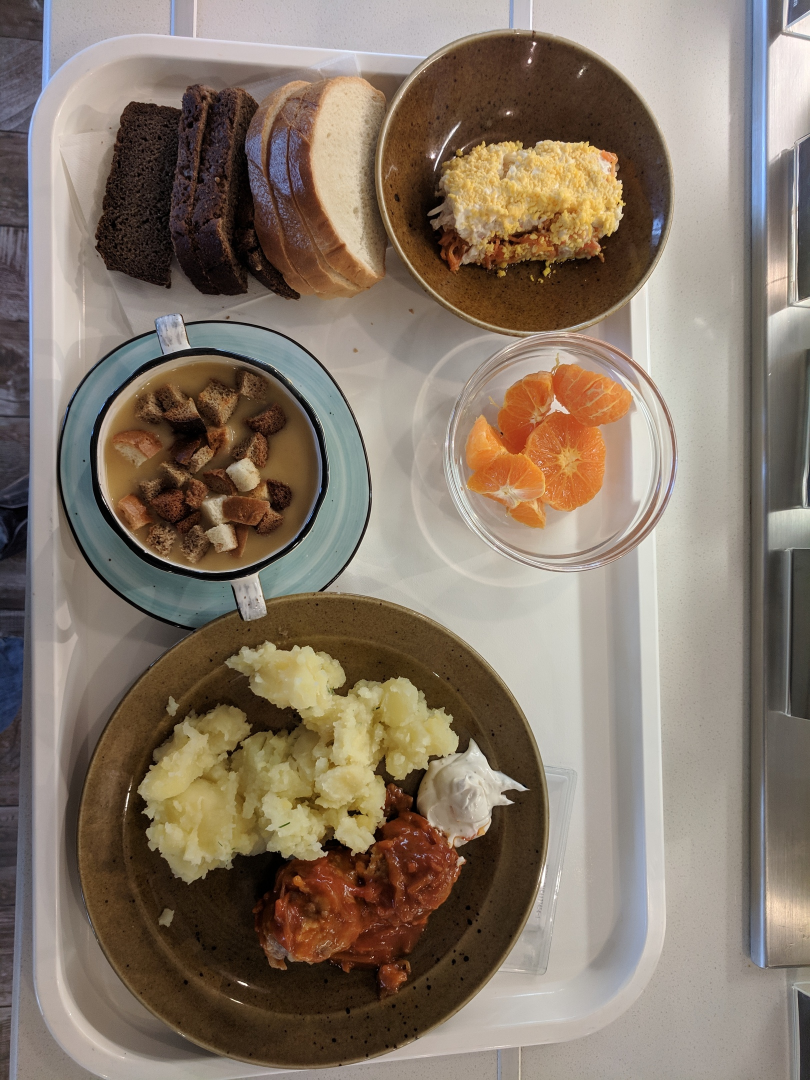
#> input picture LR2/images/1.jpg, 1620 x 2160 px (shown at 1/2 size)
$ python lab2_simplified.py
#> lines starting #> are read from the running program, lines starting #| are printed output that depends on the picture; after the words box and inside, x2 and y2 are one past the last pixel; in counts of white or black regions, pixels touching at a corner belong together; long printed decimals are rounded

from skimage import io
import cv2
import matplotlib.pyplot as plt
import numpy as np

file = "images/1.jpg"

# ОБУЧЕНИЕ
image = io.imread(file)
#> image is the input picture: shape (2160, 1620, 3); mean R, G, B 134.1, 119.9, 105.6
image_hsv = cv2.cvtColor(image, cv2.COLOR_BGR2HSV)
#> image_hsv: shape (2160, 1620, 3); mean H, S, V 101.5, 76.7, 135.8

#View input image
print("Input image:")
fig, ax = plt.subplots()
ax.imshow(image)
plt.show()
#View input image ends

#Find circles
#
output = image.copy()
dish_img = image.copy()
gray = cv2.cvtColor(image, cv2.COLOR_RGB2GRAY)
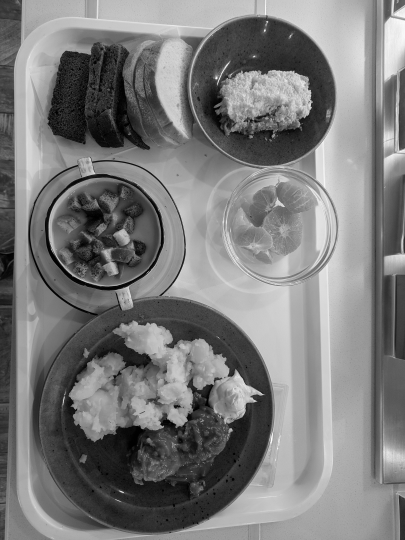
#> gray: shape (2160, 1620) (shown at 1/4 size); min 0, max 255, mean 122.5

circles = cv2.HoughCircles(gray, cv2.HOUGH_GRADIENT, 1., 150, minRadius=250, maxRadius=480)
#> circles = [[615.5, 1672.5, 461.8], [1039.5, 374.5, 305.6], [614.5, 588.5, 399.1], [420.5, 934.5, 304.5], [761.5, 489.5, 339.7], [891.5, 316.5, 307.8], [1042.5, 918.5, 260.5]]

dishes = {}
hists = {}

i = 0
# ensure at least some circles were found
if circles is not None:
    # convert the (x, y) coordinates and radius of the circles to integers
    circles = np.round(circles[0, :]).astype("int")
#> circles = [[616, 1672, 462], [1040, 374, 306], [614, 588, 399], [420, 934, 304], [762, 490, 340], [892, 316, 308], [1042, 918, 260]]

    # loop over the (x, y) coordinates and radius of the circles
    for (x, y, r) in circles:
        # draw the circle in the output image, then draw a rectangle
        # corresponding to the center of the circle
        print("Блюдо", i)
        cv2.circle(output, (x, y), r, (0, 255, 0), 4)
        cv2.rectangle(output, (x - 5, y - 5), (x + 5, y + 5), (0, 128, 255), -1)

        cv2.circle(dish_img, (x, y), r, (0, 255, 0), 4)
        cv2.rectangle(dish_img, (x - 5, y - 5), (x + 5, y + 5), (0, 128, 255), -1)

        circle_img = np.zeros((image.shape[0], image.shape[1]), np.uint8)
        cv2.circle(circle_img,(x, y), r, (255,255,255), -1)
        avg_rgb = cv2.mean(image_hsv, mask = circle_img)[::-1]

        print("Назовите блюдо:")
        fig, ax = plt.subplots()
        ax.imshow(dish_img)
        plt.show()
        dish_img = image.copy()
#> (the run stopped early here; a loop or call above may not have finished)

$ run again, with LR2/images/2.jpg copied over LR2/images/1.jpg
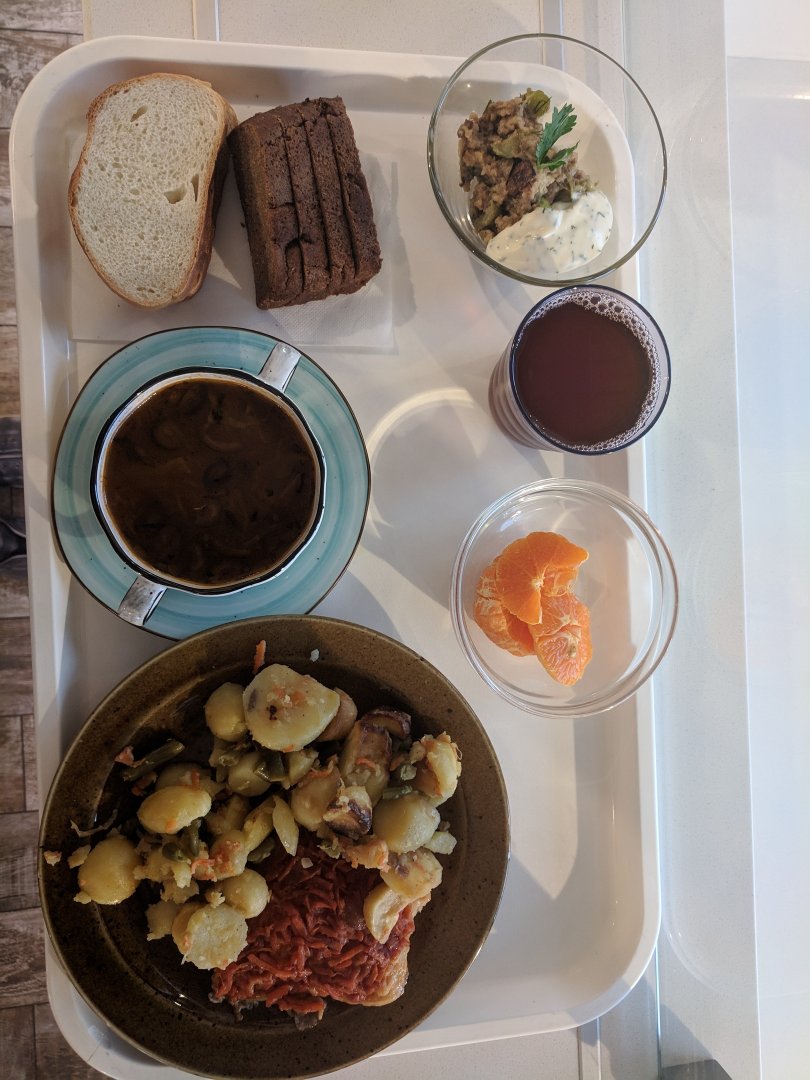
#> input picture LR2/images/2.jpg, 1620 x 2160 px (shown at 1/2 size)
#> image is the input picture: shape (2160, 1620, 3); mean R, G, B 138.8, 127.2, 118.9
#> image_hsv: shape (2160, 1620, 3); mean H, S, V 90.8, 70.5, 142
#> `circles = cv2.HoughCircles(gray, cv2.HOUGH_GRADIENT, 1., 150, minRadiu..`: circles = [[583.5, 1666.5, 438.7], [417.5, 966.5, 322.1], [426.5, 1699.5, 349.6], [1070.5, 321.5, 256.1]]
#> `circles = np.round(circles[0, :]).astype("int")`: circles = [[584, 1666, 439], [418, 966, 322], [426, 1700, 350], [1070, 322, 256]]
#> the loop `for (x, y, r) in circles:` made 4 passes
#> (x, y, r, avg_rgb) on passes 1 to 4: (584, 1666, 439, (0, 77.69, 159.5, 106.5)), (418, 966, 322, (0, 82.7, 102.6, 74.61)), (426, 1700, 350, (0, 70.86, 178, 106.5)), (1070, 322, 256, (0, 163, 51.37, 100.3))
#> (printed output is left out)
#> after the loop `for (x, y, r) in circles:`:
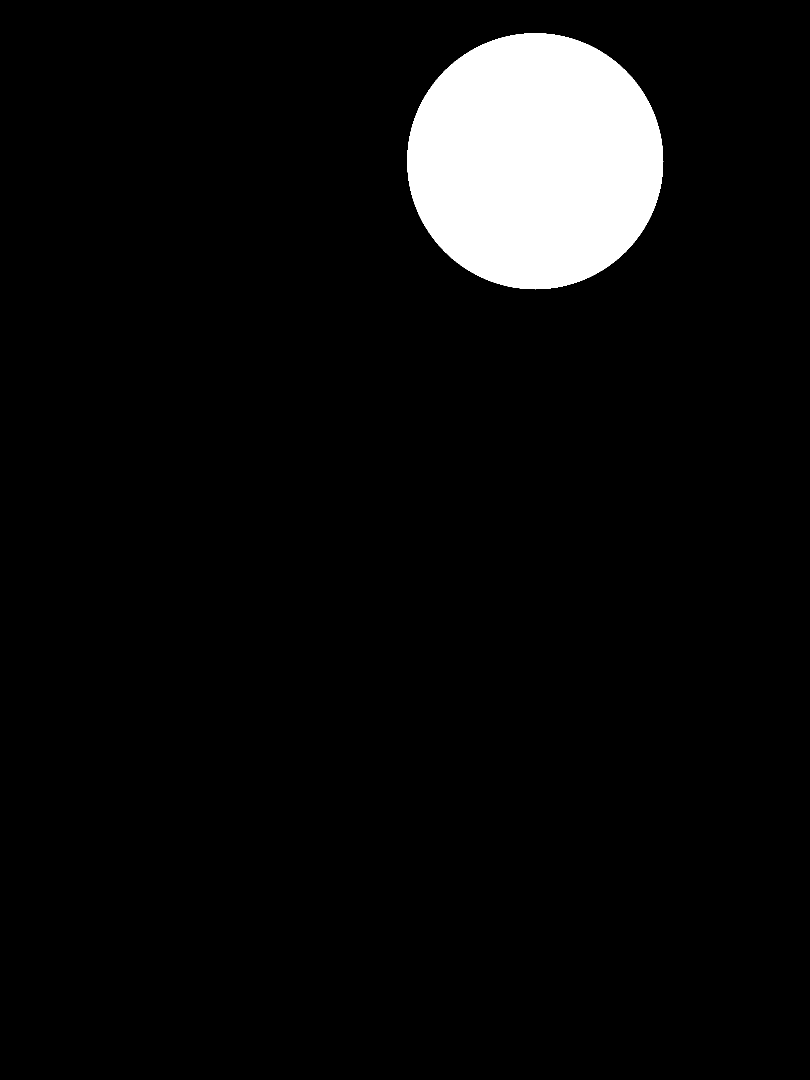
#> circle_img: shape (2160, 1620) (shown at 1/2 size); 5.9% white; 1 white region, box (x1, y1, x2, y2) and area: (814, 66, 1327, 579) 205861
#> after the loop `for (x, y, r) in circles:`: dishes = {'': (0, 163, 51.37, 100.3)}; i = 4
#| dishes {'': (0.0, 163.020, 51.371, 100.328)}
#> test_img_hsv: shape (2160, 1620, 3); mean H, S, V 37.1, 70.5, 142
#> `circles = cv2.HoughCircles(gray, cv2.HOUGH_GRADIENT, 1., 150, minRadiu..`: circles = [[583.5, 1666.5, 438.7], [417.5, 966.5, 322.1], [426.5, 1699.5, 349.6], [1070.5, 321.5, 256.1]]
#> `circles = np.round(circles[0, :]).astype("int")`: circles = [[584, 1666, 439], [418, 966, 322], [426, 1700, 350], [1070, 322, 256]]
#> the loop `for (x, y, r) in circles:` made 4 passes
#> (x, y, r, avg_rgb) on passes 1 to 4: (584, 1666, 439, (0, 77.69, 159.5, 14.08)), (418, 966, 322, (0, 82.7, 102.6, 49.07)), (426, 1700, 350, (0, 70.86, 178, 14.06)), (1070, 322, 256, (0, 163, 51.37, 20.97))
#> (printed output is left out)
#> after the loop `for (x, y, r) in circles:`:
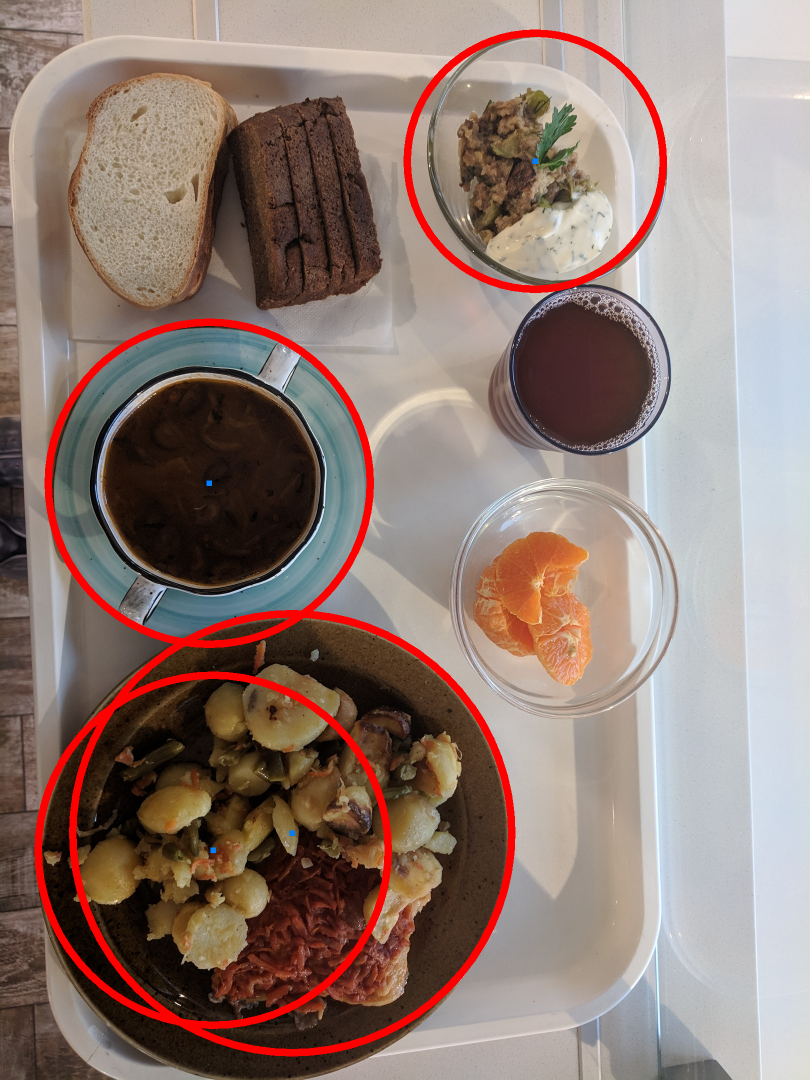
#> output: shape (2160, 1620, 3) (shown at 1/2 size); 3.63% of pixels changed, all inside (x1, y1, x2, y2) = (69, 59, 1334, 2113)
#> after the loop `for (x, y, r) in circles:`: dishes_new = {0: (0, 77.69, 159.5, 14.08), 1: (0, 82.7, 102.6, 49.07), 2: (0, 70.86, 178, 14.06), 3: (0, 163, 51.37, 20.97)}; i = 4

$ run again, with LR2/images/3.jpg copied over LR2/images/1.jpg
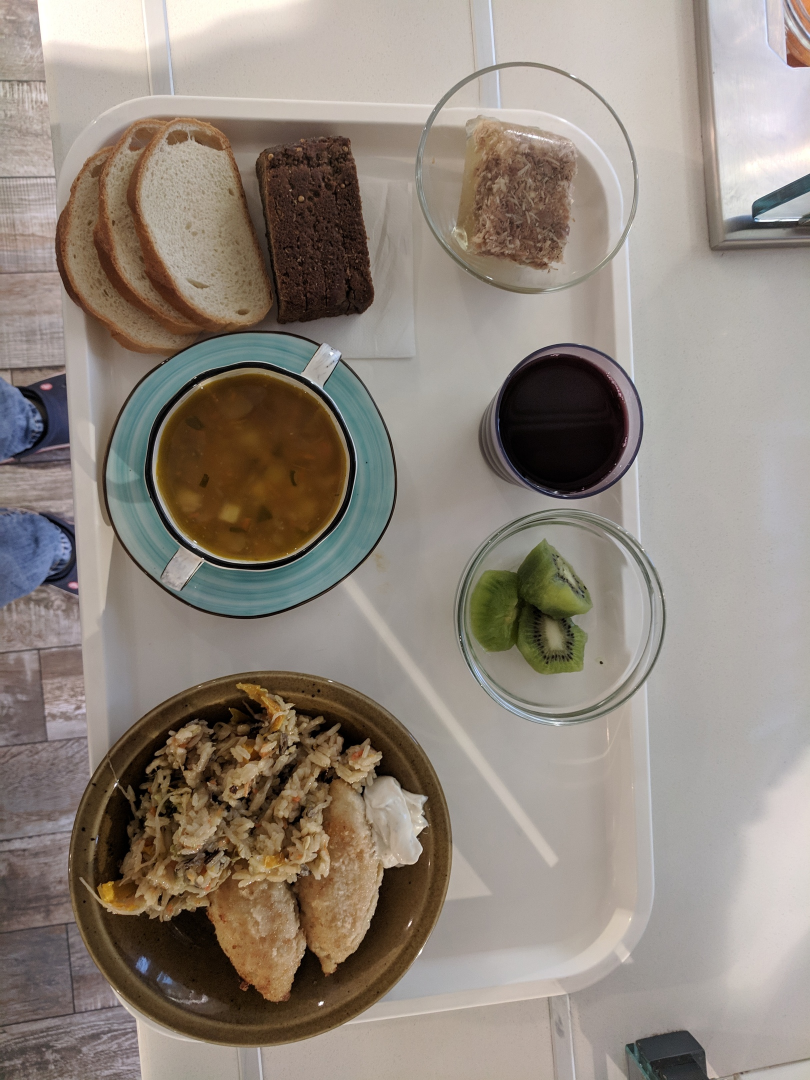
#> input picture LR2/images/3.jpg, 1620 x 2160 px (shown at 1/2 size)
#> image is the input picture: shape (2160, 1620, 3); mean R, G, B 144.8, 134.9, 125.3
#> image_hsv: shape (2160, 1620, 3); mean H, S, V 102.8, 54.8, 146.4
#> `circles = cv2.HoughCircles(gray, cv2.HOUGH_GRADIENT, 1., 150, minRadiu..`: circles = [[551.5, 1694.5, 352.9], [505.5, 951.5, 290.2]]
#> `circles = np.round(circles[0, :]).astype("int")`: circles = [[552, 1694, 353], [506, 952, 290]]
#> the loop `for (x, y, r) in circles:` made 2 passes
#> (x, y, r, avg_rgb) on passes 1 to 2: (552, 1694, 353, (0, 101.2, 143.8, 103.9)), (506, 952, 290, (0, 105.7, 117.9, 72))
#> (printed output is left out)
#> after the loop `for (x, y, r) in circles:`:
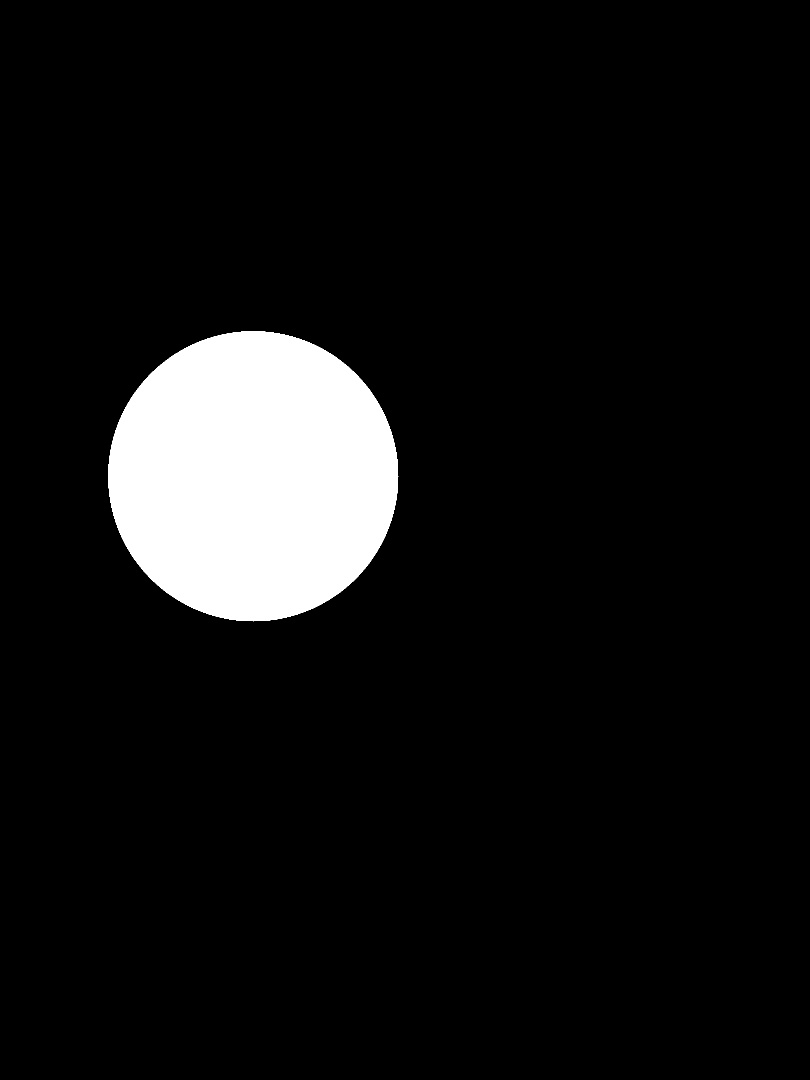
#> circle_img: shape (2160, 1620) (shown at 1/2 size); 7.5% white; 1 white region, box (x1, y1, x2, y2) and area: (216, 662, 797, 1243) 264189
#> after the loop `for (x, y, r) in circles:`: dishes = {'': (0, 105.7, 117.9, 72)}; i = 2
#| dishes {'': (0.0, 105.712, 117.919, 72.002)}
#> test_img_hsv: shape (2160, 1620, 3); mean H, S, V 30.3, 54.8, 146.4
#> `circles = cv2.HoughCircles(gray, cv2.HOUGH_GRADIENT, 1., 150, minRadiu..`: circles = [[551.5, 1694.5, 352.9], [505.5, 951.5, 290.2]]
#> `circles = np.round(circles[0, :]).astype("int")`: circles = [[552, 1694, 353], [506, 952, 290]]
#> the loop `for (x, y, r) in circles:` made 2 passes
#> (x, y, r, avg_rgb) on passes 1 to 2: (552, 1694, 353, (0, 101.2, 143.8, 16.24)), (506, 952, 290, (0, 105.7, 117.9, 48.58))
#> (printed output is left out)
#> after the loop `for (x, y, r) in circles:`:
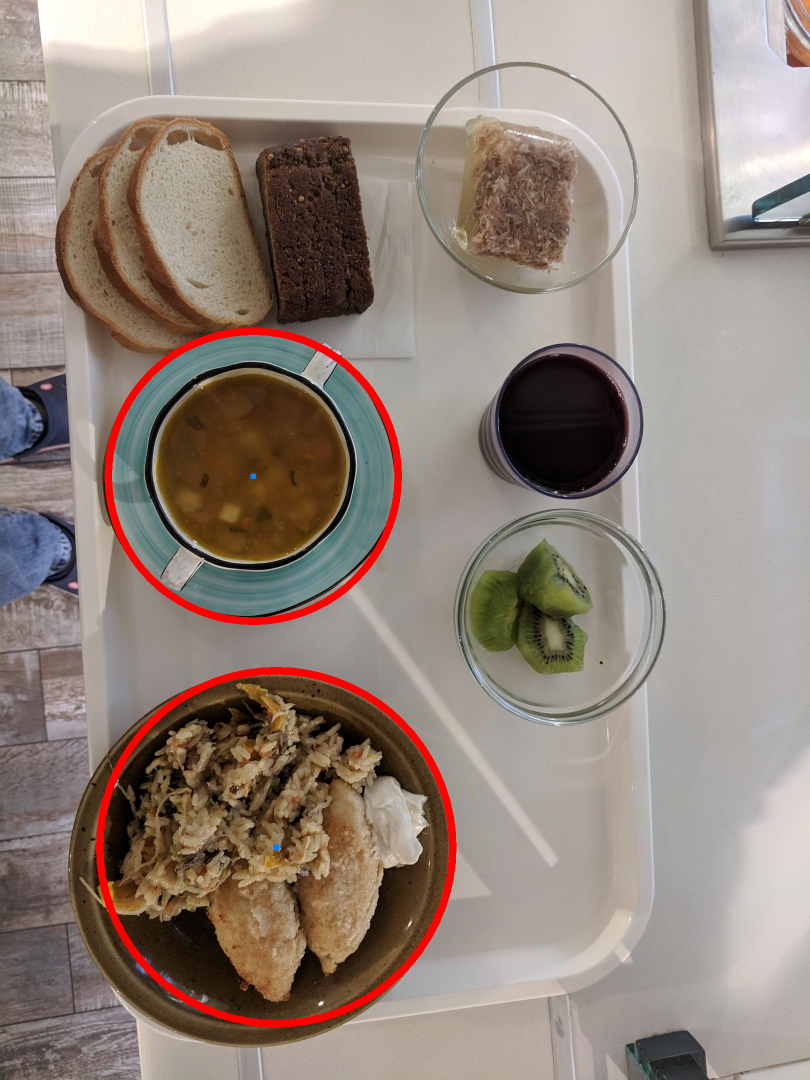
#> output: shape (2160, 1620, 3) (shown at 1/2 size); 1.73% of pixels changed, all inside (x1, y1, x2, y2) = (192, 655, 913, 2055)
#> after the loop `for (x, y, r) in circles:`: dishes_new = {0: (0, 101.2, 143.8, 16.24), 1: (0, 105.7, 117.9, 48.58)}; i = 2
